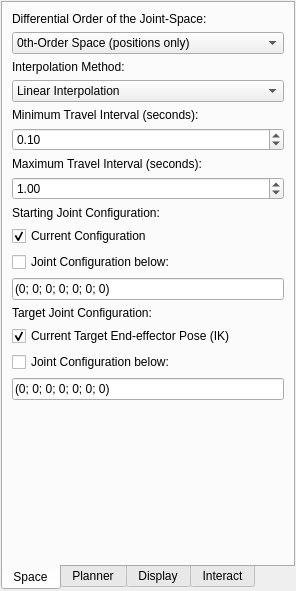
<?xml version="1.0" encoding="UTF-8"?>
<ui version="4.0">
 <class>CRSPlannerConfig</class>
 <widget class="QWidget" name="CRSPlannerConfig">
  <property name="geometry">
   <rect>
    <x>0</x>
    <y>0</y>
    <width>260</width>
    <height>591</height>
   </rect>
  </property>
  <property name="windowTitle">
   <string>CRS Planning Config</string>
  </property>
  <layout class="QGridLayout" name="gridLayout">
   <property name="margin">
    <number>1</number>
   </property>
   <item row="0" column="0">
    <widget class="QTabWidget" name="config_panels">
     <property name="sizePolicy">
      <sizepolicy hsizetype="Preferred" vsizetype="Expanding">
       <horstretch>0</horstretch>
       <verstretch>0</verstretch>
      </sizepolicy>
     </property>
     <property name="tabPosition">
      <enum>QTabWidget::South</enum>
     </property>
     <property name="currentIndex">
      <number>0</number>
     </property>
     <widget class="QWidget" name="TopologyTab">
      <attribute name="title">
       <string>Space</string>
      </attribute>
      <layout class="QVBoxLayout" name="verticalLayout">
       <item>
        <widget class="QLabel" name="label">
         <property name="text">
          <string>Differential Order of the Joint-Space:</string>
         </property>
        </widget>
       </item>
       <item>
        <widget class="QComboBox" name="order_selection">
         <property name="sizePolicy">
          <sizepolicy hsizetype="Expanding" vsizetype="Fixed">
           <horstretch>0</horstretch>
           <verstretch>0</verstretch>
          </sizepolicy>
         </property>
         <item>
          <property name="text">
           <string>0th-Order Space (positions only)</string>
          </property>
         </item>
         <item>
          <property name="text">
           <string>1st-Order Space (position + velocity)</string>
          </property>
         </item>
         <item>
          <property name="text">
           <string>2nd-Order Space (pos. + vel. + acc.)</string>
          </property>
         </item>
        </widget>
       </item>
       <item>
        <widget class="QLabel" name="label_2">
         <property name="text">
          <string>Interpolation Method:</string>
         </property>
        </widget>
       </item>
       <item>
        <widget class="QComboBox" name="interp_selection">
         <item>
          <property name="text">
           <string>Linear Interpolation</string>
          </property>
         </item>
         <item>
          <property name="text">
           <string>Cubic Interpolation</string>
          </property>
         </item>
         <item>
          <property name="text">
           <string>Quintic Interpolation</string>
          </property>
         </item>
         <item>
          <property name="text">
           <string>Sustained Velocity Pulses</string>
          </property>
         </item>
         <item>
          <property name="text">
           <string>Sustained Acceleration Pulses</string>
          </property>
         </item>
        </widget>
       </item>
       <item>
        <widget class="QLabel" name="label_3">
         <property name="text">
          <string>Minimum Travel Interval (seconds):</string>
         </property>
        </widget>
       </item>
       <item>
        <widget class="QDoubleSpinBox" name="min_interval_spinbox">
         <property name="minimum">
          <double>0.010000000000000</double>
         </property>
         <property name="maximum">
          <double>20.000000000000000</double>
         </property>
         <property name="singleStep">
          <double>0.010000000000000</double>
         </property>
         <property name="value">
          <double>0.100000000000000</double>
         </property>
        </widget>
       </item>
       <item>
        <widget class="QLabel" name="label_4">
         <property name="text">
          <string>Maximum Travel Interval (seconds):</string>
         </property>
        </widget>
       </item>
       <item>
        <widget class="QDoubleSpinBox" name="max_interval_spinbox">
         <property name="minimum">
          <double>0.100000000000000</double>
         </property>
         <property name="maximum">
          <double>100.000000000000000</double>
         </property>
         <property name="singleStep">
          <double>0.100000000000000</double>
         </property>
         <property name="value">
          <double>1.000000000000000</double>
         </property>
        </widget>
       </item>
       <item>
        <widget class="QLabel" name="label_13">
         <property name="text">
          <string>Starting Joint Configuration:</string>
         </property>
        </widget>
       </item>
       <item>
        <widget class="QCheckBox" name="checkBox">
         <property name="text">
          <string>Current Configuration</string>
         </property>
         <property name="checked">
          <bool>true</bool>
         </property>
        </widget>
       </item>
       <item>
        <widget class="QCheckBox" name="checkBox_2">
         <property name="text">
          <string>Joint Configuration below:</string>
         </property>
        </widget>
       </item>
       <item>
        <widget class="QLineEdit" name="lineEdit">
         <property name="text">
          <string>(0; 0; 0; 0; 0; 0; 0)</string>
         </property>
        </widget>
       </item>
       <item>
        <widget class="QLabel" name="label_14">
         <property name="text">
          <string>Target Joint Configuration:</string>
         </property>
        </widget>
       </item>
       <item>
        <widget class="QCheckBox" name="checkBox_3">
         <property name="text">
          <string>Current Target End-effector Pose (IK)</string>
         </property>
         <property name="checked">
          <bool>true</bool>
         </property>
        </widget>
       </item>
       <item>
        <widget class="QCheckBox" name="checkBox_4">
         <property name="text">
          <string>Joint Configuration below:</string>
         </property>
        </widget>
       </item>
       <item>
        <widget class="QLineEdit" name="lineEdit_2">
         <property name="text">
          <string>(0; 0; 0; 0; 0; 0; 0)</string>
         </property>
        </widget>
       </item>
       <item>
        <spacer name="verticalSpacer">
         <property name="orientation">
          <enum>Qt::Vertical</enum>
         </property>
         <property name="sizeHint" stdset="0">
          <size>
           <width>20</width>
           <height>40</height>
          </size>
         </property>
        </spacer>
       </item>
      </layout>
     </widget>
     <widget class="QWidget" name="PlannerTab">
      <attribute name="title">
       <string>Planner</string>
      </attribute>
      <layout class="QVBoxLayout" name="verticalLayout_2">
       <item>
        <widget class="QLabel" name="label_5">
         <property name="text">
          <string>Motion Planning Method:</string>
         </property>
        </widget>
       </item>
       <item>
        <widget class="QComboBox" name="planning_algo_selection">
         <item>
          <property name="text">
           <string>Rapidly-Exploring Random Tree (RRT)</string>
          </property>
         </item>
         <item>
          <property name="text">
           <string>Rapidly-Exploring Random Tree Star (RRT*)</string>
          </property>
         </item>
         <item>
          <property name="text">
           <string>Rapidly-Exploring Random Graph (RRG)</string>
          </property>
         </item>
         <item>
          <property name="text">
           <string>Probabilistic Road-Map (PRM)</string>
          </property>
         </item>
         <item>
          <property name="text">
           <string>Probabilistic Road-Map Star (PRM*)</string>
          </property>
         </item>
         <item>
          <property name="text">
           <string>Flexible Anytime-Dynamic PRM (FADPRM)</string>
          </property>
         </item>
        </widget>
       </item>
       <item>
        <widget class="QLabel" name="label_6">
         <property name="text">
          <string>Directionality of the Planner:</string>
         </property>
        </widget>
       </item>
       <item>
        <widget class="QComboBox" name="direction_selection">
         <item>
          <property name="text">
           <string>Uni-directional</string>
          </property>
         </item>
         <item>
          <property name="text">
           <string>Bi-directional</string>
          </property>
         </item>
        </widget>
       </item>
       <item>
        <widget class="QLabel" name="label_7">
         <property name="text">
          <string>Motion-Graph Storage Policy:</string>
         </property>
        </widget>
       </item>
       <item>
        <widget class="QComboBox" name="graph_storage_selection">
         <item>
          <property name="text">
           <string>Adjacency-List Graph</string>
          </property>
         </item>
         <item>
          <property name="text">
           <string>Adjacency-List / DVP-Tree Overlay</string>
          </property>
         </item>
        </widget>
       </item>
       <item>
        <widget class="QLabel" name="label_8">
         <property name="text">
          <string>Nearest-Neighbor Method:</string>
         </property>
        </widget>
       </item>
       <item>
        <widget class="QComboBox" name="KNN_method_selection">
         <item>
          <property name="text">
           <string>Linear Search</string>
          </property>
         </item>
         <item>
          <property name="text">
           <string>Binary Breadth-first DVP-Tree</string>
          </property>
         </item>
         <item>
          <property name="text">
           <string>Quaternary Breadth-first DVP-Tree</string>
          </property>
         </item>
         <item>
          <property name="text">
           <string>Binary Cache-Oblivious DVP-tree</string>
          </property>
         </item>
         <item>
          <property name="text">
           <string>Quaternary Cache-Oblivious DVP-tree</string>
          </property>
         </item>
        </widget>
       </item>
       <item>
        <widget class="QLabel" name="label_9">
         <property name="text">
          <string>Maximum Number of Nodes:</string>
         </property>
        </widget>
       </item>
       <item>
        <widget class="QSpinBox" name="maxvertices_spinbox">
         <property name="minimum">
          <number>100</number>
         </property>
         <property name="maximum">
          <number>20000</number>
         </property>
         <property name="singleStep">
          <number>100</number>
         </property>
         <property name="value">
          <number>2000</number>
         </property>
        </widget>
       </item>
       <item>
        <widget class="QLabel" name="label_10">
         <property name="text">
          <string>Progress-Report Interval (node-count):</string>
         </property>
        </widget>
       </item>
       <item>
        <widget class="QSpinBox" name="progress_interval_spinbox">
         <property name="minimum">
          <number>100</number>
         </property>
         <property name="maximum">
          <number>10000</number>
         </property>
         <property name="singleStep">
          <number>100</number>
         </property>
         <property name="value">
          <number>500</number>
         </property>
        </widget>
       </item>
       <item>
        <widget class="QLabel" name="label_11">
         <property name="text">
          <string>Maximum Number of Solutions:</string>
         </property>
        </widget>
       </item>
       <item>
        <widget class="QSpinBox" name="maxsolutions_spinbox">
         <property name="minimum">
          <number>1</number>
         </property>
         <property name="maximum">
          <number>200</number>
         </property>
         <property name="singleStep">
          <number>5</number>
         </property>
         <property name="value">
          <number>50</number>
         </property>
        </widget>
       </item>
       <item>
        <widget class="QLabel" name="label_12">
         <property name="text">
          <string>Progress to be reported:</string>
         </property>
        </widget>
       </item>
       <item>
        <widget class="QCheckBox" name="check_print_timing">
         <property name="text">
          <string>Timing (printed to terminal)</string>
         </property>
        </widget>
       </item>
       <item>
        <widget class="QCheckBox" name="check_print_counter">
         <property name="text">
          <string>Node counter (printed to terminal)</string>
         </property>
        </widget>
       </item>
       <item>
        <widget class="QCheckBox" name="check_print_graph">
         <property name="text">
          <string>Motion-graph (end-effector trace)</string>
         </property>
         <property name="checked">
          <bool>true</bool>
         </property>
        </widget>
       </item>
       <item>
        <widget class="QCheckBox" name="check_print_best">
         <property name="text">
          <string>Best Solution (end-effector trace)</string>
         </property>
         <property name="checked">
          <bool>true</bool>
         </property>
        </widget>
       </item>
       <item>
        <widget class="QCheckBox" name="check_print_allsol">
         <property name="text">
          <string>All Solutions (end-effector traces)</string>
         </property>
        </widget>
       </item>
       <item>
        <widget class="QPushButton" name="pushButton">
         <property name="text">
          <string>Execute Motion Planning...</string>
         </property>
        </widget>
       </item>
       <item>
        <spacer name="verticalSpacer_2">
         <property name="orientation">
          <enum>Qt::Vertical</enum>
         </property>
         <property name="sizeHint" stdset="0">
          <size>
           <width>20</width>
           <height>40</height>
          </size>
         </property>
        </spacer>
       </item>
      </layout>
     </widget>
     <widget class="QWidget" name="DisplayTab">
      <attribute name="title">
       <string>Display</string>
      </attribute>
      <layout class="QVBoxLayout" name="verticalLayout_3">
       <item>
        <widget class="QCheckBox" name="checkBox_5">
         <property name="text">
          <string>Show Robot Geometry</string>
         </property>
        </widget>
       </item>
       <item>
        <widget class="QCheckBox" name="checkBox_6">
         <property name="text">
          <string>Show Robot Kinematic Model</string>
         </property>
        </widget>
       </item>
       <item>
        <widget class="QCheckBox" name="checkBox_7">
         <property name="text">
          <string>Show Target Geometry</string>
         </property>
        </widget>
       </item>
       <item>
        <widget class="QCheckBox" name="checkBox_8">
         <property name="text">
          <string>Show Environment</string>
         </property>
        </widget>
       </item>
       <item>
        <widget class="QCheckBox" name="checkBox_9">
         <property name="text">
          <string>Show Proximity Query Results</string>
         </property>
        </widget>
       </item>
       <item>
        <widget class="Line" name="line">
         <property name="orientation">
          <enum>Qt::Horizontal</enum>
         </property>
        </widget>
       </item>
       <item>
        <widget class="QLabel" name="label_15">
         <property name="text">
          <string>Motion-Planning Results:</string>
         </property>
        </widget>
       </item>
       <item>
        <widget class="QCheckBox" name="checkBox_10">
         <property name="text">
          <string>Show Motion-Graph</string>
         </property>
        </widget>
       </item>
       <item>
        <widget class="QCheckBox" name="checkBox_11">
         <property name="text">
          <string>Show Solution(s)</string>
         </property>
        </widget>
       </item>
       <item>
        <widget class="QPushButton" name="pushButton_2">
         <property name="text">
          <string>Animate Best Solution</string>
         </property>
        </widget>
       </item>
       <item>
        <spacer name="verticalSpacer_3">
         <property name="orientation">
          <enum>Qt::Vertical</enum>
         </property>
         <property name="sizeHint" stdset="0">
          <size>
           <width>20</width>
           <height>40</height>
          </size>
         </property>
        </spacer>
       </item>
      </layout>
     </widget>
     <widget class="QWidget" name="InteractTab">
      <attribute name="title">
       <string>Interact</string>
      </attribute>
      <layout class="QVBoxLayout" name="verticalLayout_4">
       <item>
        <widget class="QCheckBox" name="checkBox_12">
         <property name="text">
          <string>Enable Inverse Kinematics</string>
         </property>
        </widget>
       </item>
       <item>
        <widget class="Line" name="line_2">
         <property name="orientation">
          <enum>Qt::Horizontal</enum>
         </property>
        </widget>
       </item>
       <item>
        <widget class="QLabel" name="label_16">
         <property name="text">
          <string>Joint Positions (track + 6 joints):</string>
         </property>
        </widget>
       </item>
       <item>
        <widget class="QSlider" name="track_pos">
         <property name="maximum">
          <number>3000</number>
         </property>
         <property name="singleStep">
          <number>10</number>
         </property>
         <property name="pageStep">
          <number>10</number>
         </property>
         <property name="orientation">
          <enum>Qt::Horizontal</enum>
         </property>
        </widget>
       </item>
       <item>
        <widget class="QSlider" name="joint1_pos">
         <property name="minimum">
          <number>-3054</number>
         </property>
         <property name="maximum">
          <number>3054</number>
         </property>
         <property name="singleStep">
          <number>10</number>
         </property>
         <property name="orientation">
          <enum>Qt::Horizontal</enum>
         </property>
        </widget>
       </item>
       <item>
        <widget class="QSlider" name="joint2_pos">
         <property name="minimum">
          <number>-1570</number>
         </property>
         <property name="maximum">
          <number>1570</number>
         </property>
         <property name="singleStep">
          <number>10</number>
         </property>
         <property name="orientation">
          <enum>Qt::Horizontal</enum>
         </property>
        </widget>
       </item>
       <item>
        <widget class="QSlider" name="joint3_pos">
         <property name="minimum">
          <number>-1919</number>
         </property>
         <property name="maximum">
          <number>1919</number>
         </property>
         <property name="singleStep">
          <number>10</number>
         </property>
         <property name="orientation">
          <enum>Qt::Horizontal</enum>
         </property>
        </widget>
       </item>
       <item>
        <widget class="QSlider" name="joint4_pos">
         <property name="minimum">
          <number>-3141</number>
         </property>
         <property name="maximum">
          <number>3141</number>
         </property>
         <property name="singleStep">
          <number>10</number>
         </property>
         <property name="orientation">
          <enum>Qt::Horizontal</enum>
         </property>
        </widget>
       </item>
       <item>
        <widget class="QSlider" name="joint5_pos">
         <property name="minimum">
          <number>-1832</number>
         </property>
         <property name="singleStep">
          <number>10</number>
         </property>
         <property name="value">
          <number>0</number>
         </property>
         <property name="orientation">
          <enum>Qt::Horizontal</enum>
         </property>
        </widget>
       </item>
       <item>
        <widget class="QSlider" name="joint6_pos">
         <property name="minimum">
          <number>-3141</number>
         </property>
         <property name="maximum">
          <number>3141</number>
         </property>
         <property name="singleStep">
          <number>10</number>
         </property>
         <property name="orientation">
          <enum>Qt::Horizontal</enum>
         </property>
        </widget>
       </item>
       <item>
        <widget class="Line" name="line_3">
         <property name="orientation">
          <enum>Qt::Horizontal</enum>
         </property>
        </widget>
       </item>
       <item>
        <widget class="QLabel" name="label_17">
         <property name="text">
          <string>Target Pose:</string>
         </property>
        </widget>
       </item>
       <item>
        <widget class="QLabel" name="label_18">
         <property name="text">
          <string>  Position (x, y, z):</string>
         </property>
        </widget>
       </item>
       <item>
        <widget class="QSlider" name="target_x">
         <property name="minimum">
          <number>-4000</number>
         </property>
         <property name="maximum">
          <number>2000</number>
         </property>
         <property name="orientation">
          <enum>Qt::Horizontal</enum>
         </property>
        </widget>
       </item>
       <item>
        <widget class="QSlider" name="target_y">
         <property name="minimum">
          <number>-4000</number>
         </property>
         <property name="singleStep">
          <number>50</number>
         </property>
         <property name="pageStep">
          <number>50</number>
         </property>
         <property name="value">
          <number>0</number>
         </property>
         <property name="orientation">
          <enum>Qt::Horizontal</enum>
         </property>
        </widget>
       </item>
       <item>
        <widget class="QSlider" name="target_z">
         <property name="maximum">
          <number>3000</number>
         </property>
         <property name="value">
          <number>1500</number>
         </property>
         <property name="orientation">
          <enum>Qt::Horizontal</enum>
         </property>
        </widget>
       </item>
       <item>
        <widget class="QLabel" name="label_19">
         <property name="text">
          <string>  Orientation (yaw, pitch and roll):</string>
         </property>
        </widget>
       </item>
       <item>
        <widget class="QSlider" name="target_yaw">
         <property name="minimum">
          <number>-180</number>
         </property>
         <property name="maximum">
          <number>180</number>
         </property>
         <property name="orientation">
          <enum>Qt::Horizontal</enum>
         </property>
        </widget>
       </item>
       <item>
        <widget class="QSlider" name="target_pitch">
         <property name="minimum">
          <number>-180</number>
         </property>
         <property name="maximum">
          <number>180</number>
         </property>
         <property name="orientation">
          <enum>Qt::Horizontal</enum>
         </property>
        </widget>
       </item>
       <item>
        <widget class="QSlider" name="target_roll">
         <property name="minimum">
          <number>-180</number>
         </property>
         <property name="maximum">
          <number>180</number>
         </property>
         <property name="orientation">
          <enum>Qt::Horizontal</enum>
         </property>
        </widget>
       </item>
       <item>
        <spacer name="verticalSpacer_4">
         <property name="orientation">
          <enum>Qt::Vertical</enum>
         </property>
         <property name="sizeHint" stdset="0">
          <size>
           <width>20</width>
           <height>40</height>
          </size>
         </property>
        </spacer>
       </item>
      </layout>
     </widget>
    </widget>
   </item>
  </layout>
 </widget>
 <resources/>
 <connections/>
</ui>
